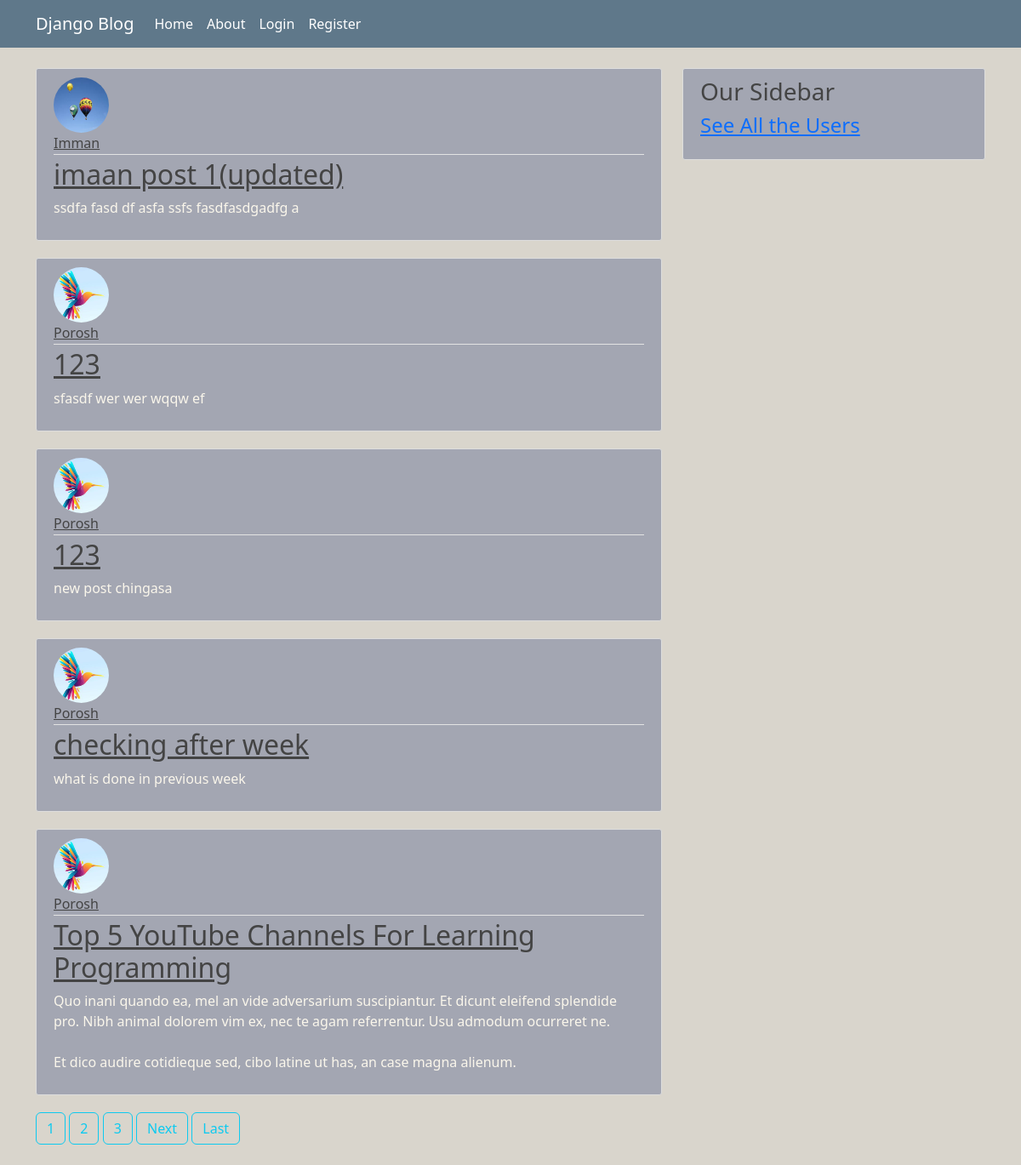
/, run on an earlier commit of the app's database.
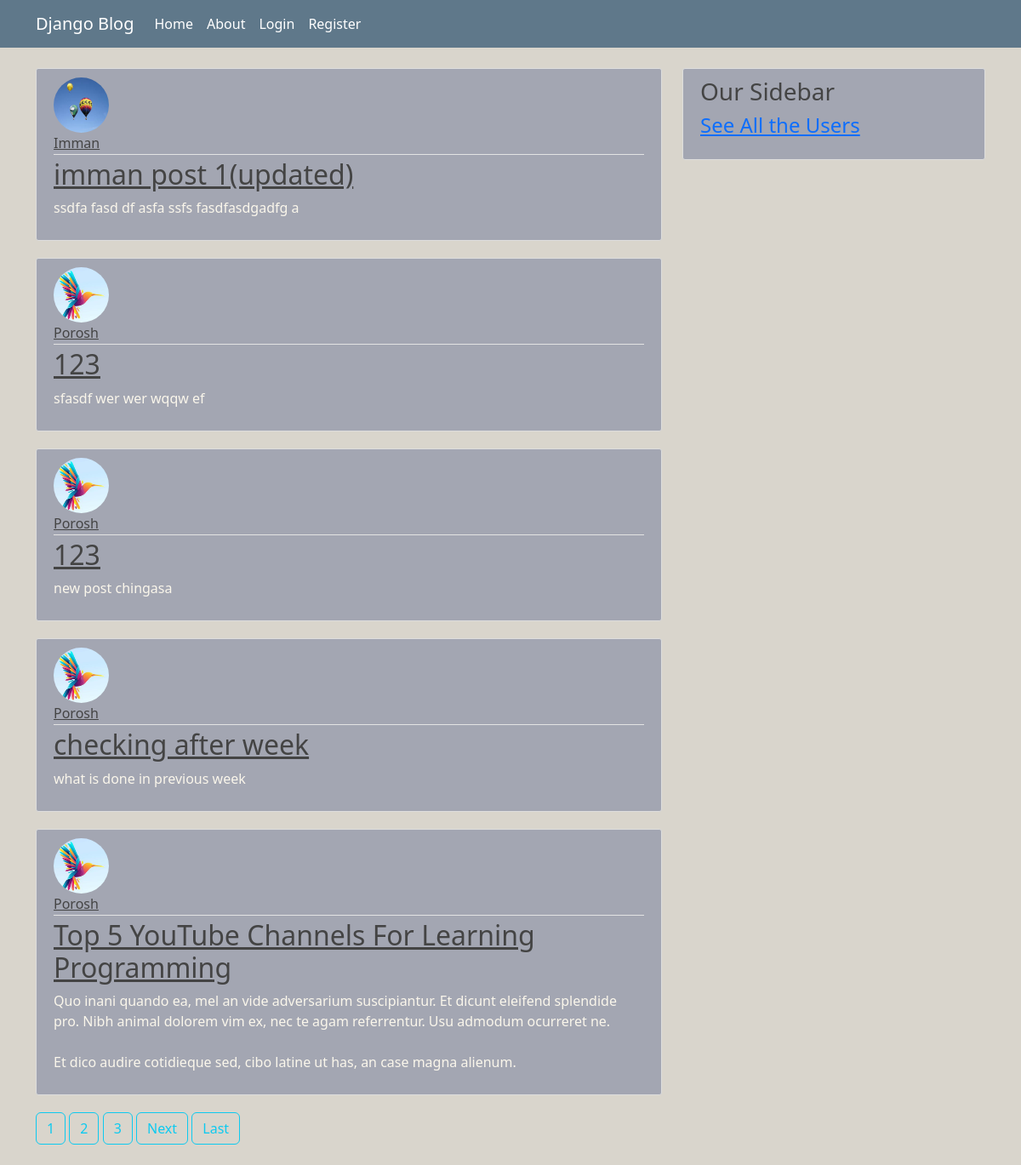
And on a later commit of the database.
### Blogger/models.py (models this page shows, shortened)
class Post(models.Model):
    title = models.CharField(max_length= 500)
    content = models.CharField(max_length=1000)
    date_posted = models.DateTimeField(default=timezone.now)
    author = models.ForeignKey(User, on_delete=models.CASCADE)

### User/models.py (models this page shows, shortened)
class Profile(models.Model):
    user = models.OneToOneField(User, on_delete=models.CASCADE)
    image = models.ImageField(default='default.jpg', upload_to = 'profile_pics/')

### Blogger/views.py (the view)
# urls.py: path('',PostListView.as_view(), name = 'blog-home'),
class PostListView(ListView):
    model = Post
    template_name = 'Blogger/home.html'
    posts = Post.objects.all()
    context_object_name = 'posts'
    ordering = ['-date_posted']
    paginate_by = 5

### Blogger/templates/Blogger/home.html (shortened to what this page needs)
{% extends "Blogger/base.html" %}
{% block content %}
    {% for post in posts %}
        <article class="media content-section">
            <img class="rounded-circle article-img" src = "{{ post.author.profile.image.url }}">
          <div class="media-body">
            <div class="article-metadata">
                {% if post.author == request.user %}
                    <a class="article-title" href="{% url 'profile' %}">{{ post.author.username }}</a>
                {% else %}
                    <a class="article-title" href="{% url 'post-detail' post.id %}">{{ post.author.username }}</a>
                {% endif %}
            </div>
            <h2><a class="article-title" href="{% url 'post-detail' post.id %}">{{ post.title }}</a></h2>
            <p class="article-content">{{ post.content }}</p>
          </div>
        </article>
    {% endfor %}
    {% if is_paginated %}
        {% for num in page_obj.paginator.page_range %}
            {% if page_obj.number == num %}
                <a class="btn btn-outline-info mb-4" href="?page={{ num }}">{{num}}</a>
            {% elif num > page_obj.number|add:'-3' and num < page_obj.number|add:'3' %}
                <a class="btn btn-outline-info mb-4" href="?page={{ num }}">{{num}}</a>
            {% endif %}
        {% endfor %}
        {% if page_obj.has_next %}
            <a class="btn btn-outline-info mb-4" href="?page={{ page_obj.next_page_number }}">Next</a>
            <a class="btn btn-outline-info mb-4" href="?page={{ page_obj.paginator.num_pages }}">Last</a>
        {% endif %}
    {% endif %}
{% endblock content %}

What changed in the data, as far as the page shows it:
changed Post "ssdfa fasd df asfa ssfs fasdfasdgadfg a": title "imaan post 1(updated)" → "imman post 1(updated)"
